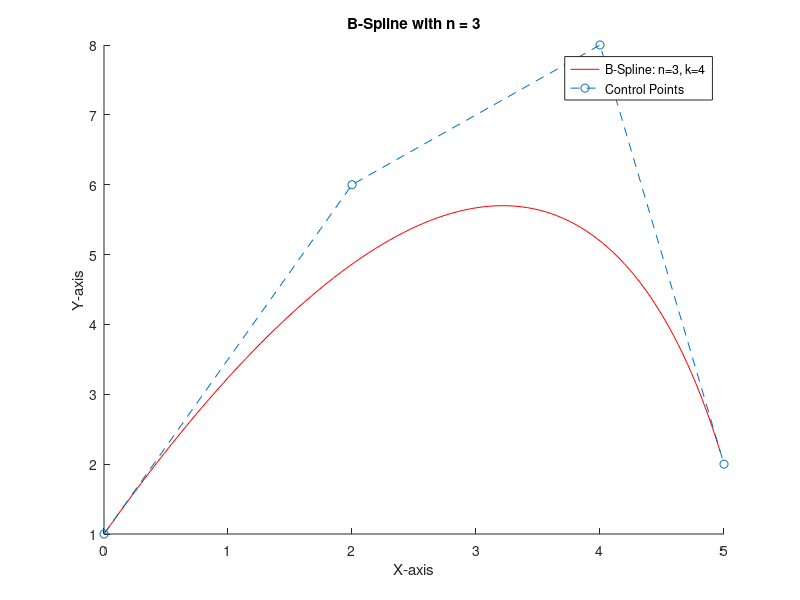
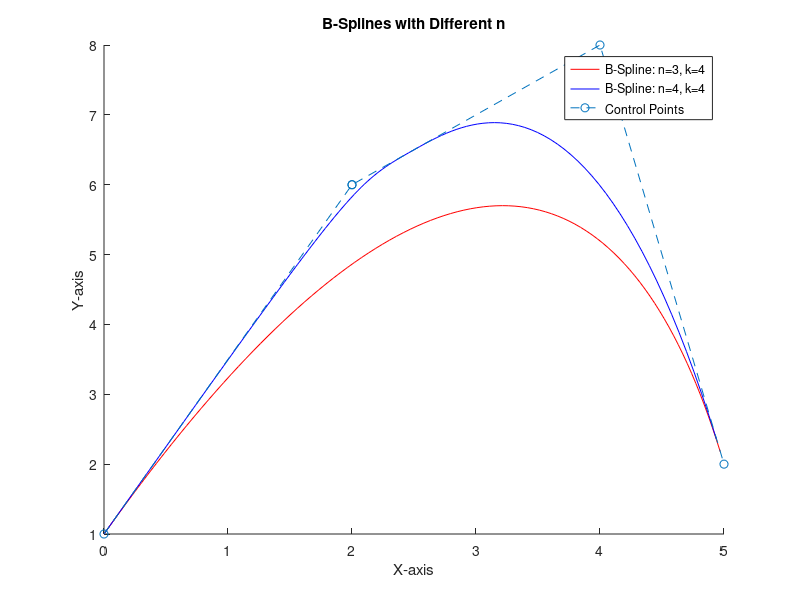
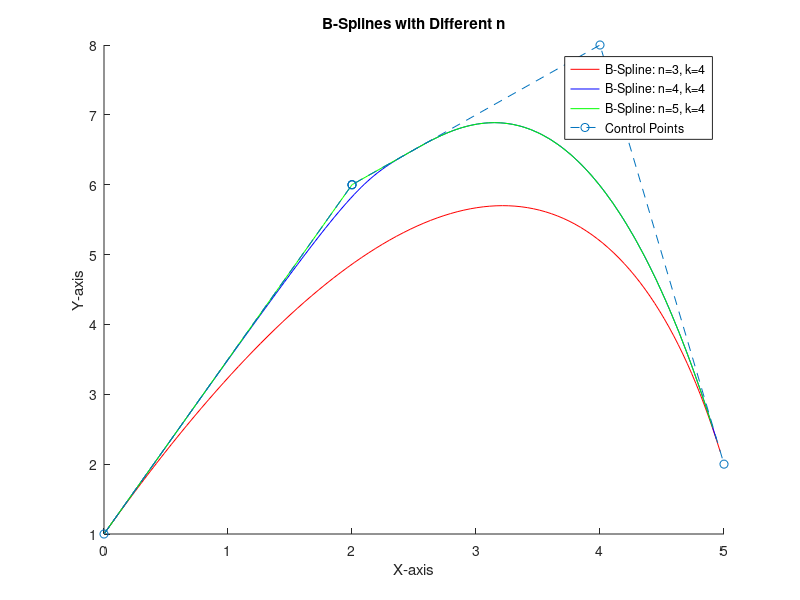

Recreate these plots in MATLAB, in order.
%Abhishek Ghosh
%ME21BTECH11001
%Question 2




function B_Spline_Plot()
    % Define control points
    control_points = [0 1; 2 6; 4 8; 5 2];
    n = 3; % n + 1 is the number of control points

    % Plot separately
    figure;
    hold on;
    % a) part
    n = 3;
    k = 4;
    plotBSpline(control_points, n, k, 'r', 'B-Spline: n=3, k=4');
    plot(control_points(:,1), control_points(:,2), 'o--', 'DisplayName', 'Control Points');
    legend;
    title('B-Spline with n = 3');
    xlabel('X-axis');
    ylabel('Y-axis');
    hold off;


    % b) part
    %n = 3 & 4
    figure;
    hold on;
    % n = 3
    control_points = [0 1; 2 6; 4 8; 5 2];
    k = 4;
    n = 3;
    plotBSpline(control_points, n, k, 'r', 'B-Spline: n=3, k=4');

    % n = 4
    control_points = [0 1; 2 6;2 6; 4 8; 5 2];
    k = 4;
    n = 4;
    plotBSpline(control_points, n, k, 'b', 'B-Spline: n=4, k=4');

    plot(control_points(:,1), control_points(:,2), 'o--', 'DisplayName', 'Control Points');

    % Finalize plot
    legend;
    title('B-Splines with Different n');
    xlabel('X-axis');
    ylabel('Y-axis');
    hold off;
    % c) part
    % Plot all together
    figure;
    hold on;
    % n = 3
    control_points = [0 1; 2 6; 4 8; 5 2];
    k = 4;
    n = 3;
    plotBSpline(control_points, n, k, 'r', 'B-Spline: n=3, k=4');

    % n = 4
    control_points = [0 1; 2 6;2 6; 4 8; 5 2];
    k = 4;
    n = 4;
    plotBSpline(control_points, n, k, 'b', 'B-Spline: n=4, k=4');

    % n = 5
    control_points = [0 1; 2 6;2 6;2 6; 4 8; 5 2];
    k = 4;
    n = 5;
    plotBSpline(control_points, n, k, 'g', 'B-Spline: n=5, k=4');

    plot(control_points(:,1), control_points(:,2), 'o--', 'DisplayName', 'Control Points');

    % Finalize plot
    legend;
    title('B-Splines with Different n');
    xlabel('X-axis');
    ylabel('Y-axis');
    hold off;
end

function curve = b_spline_curve(control_points, n, k)
    % Generate knot vector
    knots = [zeros(1, k), linspace(1, n - k + 1, n - k + 1), repmat(n - k + 2, 1, k)];
    
    % Define number of points to plot
    num_points = 100;
    t_values = linspace(0, n - k + 2, num_points);
    curve = zeros(num_points, 2);

    for j = 1:num_points
        t = t_values(j);
        point = [0, 0];
        for i = 1:n + 1
            b = basis_function(i - 1, k, t, knots); % MATLAB is 1-indexed
            point = point + b * control_points(i, :);
        end
        curve(j, :) = point;
    end
end

function b = basis_function(i, k, t, knots)
    if k == 1
        if knots(i + 1) <= t && t < knots(i + 2)
            b = 1.0;
        else
            b = 0.0;
        end
    else
        denom1 = knots(i + k) - knots(i + 1);
        denom2 = knots(i + k + 1) - knots(i + 2);
        
        if denom1 ~= 0
            term1 = ((t - knots(i + 1)) / denom1) * basis_function(i, k - 1, t, knots);
        else
            term1 = 0.0;
        end
        
        if denom2 ~= 0
            term2 = ((knots(i + k + 1) - t) / denom2) * basis_function(i + 1, k - 1, t, knots);
        else
            term2 = 0.0;
        end
        
        b = term1 + term2;
    end
end

function plotBSpline(control_points, n, k, color, label)
    curve = b_spline_curve(control_points, n, k);
    plot(curve(1:end-1,1), curve(1:end-1,2), color, 'DisplayName', label);
end
